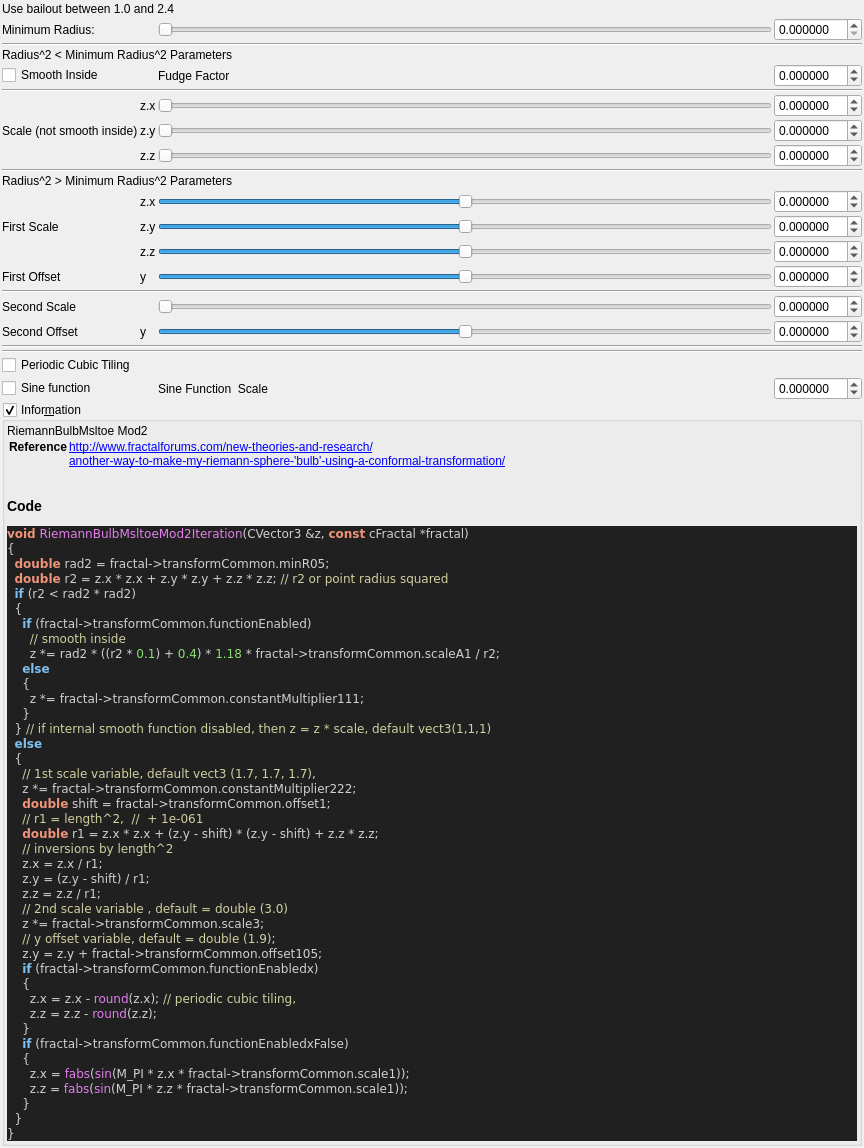
<?xml version="1.0" encoding="UTF-8"?>
<ui version="4.0">
 <class>riemann_bulb_msltoe_mod2</class>
 <widget class="QWidget" name="Form">
  <property name="geometry">
   <rect>
    <x>0</x>
    <y>0</y>
    <width>864</width>
    <height>1120</height>
   </rect>
  </property>
  <property name="windowTitle">
   <string notr="true">riemann_bulb_msltoe_mod2</string>
  </property>
  <layout class="QVBoxLayout" name="verticalLayout">
   <property name="spacing">
    <number>2</number>
   </property>
   <property name="leftMargin">
    <number>2</number>
   </property>
   <property name="topMargin">
    <number>2</number>
   </property>
   <property name="rightMargin">
    <number>2</number>
   </property>
   <property name="bottomMargin">
    <number>2</number>
   </property>
   <item>
    <widget class="QLabel" name="label_129">
     <property name="text">
      <string>Use bailout between 1.0 and 2.4</string>
     </property>
    </widget>
   </item>
   <item>
    <layout class="QGridLayout" name="gridLayout_63">
     <property name="spacing">
      <number>2</number>
     </property>
     <item row="17" column="1" colspan="4">
      <widget class="Line" name="line_57">
       <property name="orientation">
        <enum>Qt::Horizontal</enum>
       </property>
      </widget>
     </item>
     <item row="10" column="3">
      <widget class="QSlider" name="slider3_transf_constant_multiplier_222_x">
       <property name="sizePolicy">
        <sizepolicy hsizetype="Expanding" vsizetype="Maximum">
         <horstretch>0</horstretch>
         <verstretch>0</verstretch>
        </sizepolicy>
       </property>
       <property name="minimum">
        <number>-10000000</number>
       </property>
       <property name="maximum">
        <number>10000000</number>
       </property>
       <property name="value">
        <number>0</number>
       </property>
       <property name="sliderPosition">
        <number>0</number>
       </property>
       <property name="orientation">
        <enum>Qt::Horizontal</enum>
       </property>
      </widget>
     </item>
     <item row="6" column="2">
      <widget class="QLabel" name="label_124">
       <property name="text">
        <string notr="true">z.y</string>
       </property>
      </widget>
     </item>
     <item row="5" column="3">
      <widget class="QSlider" name="slider3_transf_constant_multiplier_111_x">
       <property name="sizePolicy">
        <sizepolicy hsizetype="Expanding" vsizetype="Maximum">
         <horstretch>0</horstretch>
         <verstretch>0</verstretch>
        </sizepolicy>
       </property>
       <property name="minimum">
        <number>0</number>
       </property>
       <property name="maximum">
        <number>10000000</number>
       </property>
       <property name="value">
        <number>0</number>
       </property>
       <property name="sliderPosition">
        <number>0</number>
       </property>
       <property name="orientation">
        <enum>Qt::Horizontal</enum>
       </property>
      </widget>
     </item>
     <item row="0" column="4">
      <widget class="MyDoubleSpinBox" name="spinbox_transf_minimum_radius_05">
       <property name="sizePolicy">
        <sizepolicy hsizetype="Minimum" vsizetype="Maximum">
         <horstretch>0</horstretch>
         <verstretch>0</verstretch>
        </sizepolicy>
       </property>
       <property name="prefix">
        <string/>
       </property>
       <property name="suffix">
        <string/>
       </property>
       <property name="decimals">
        <number>6</number>
       </property>
       <property name="minimum">
        <double>0.000000000000000</double>
       </property>
       <property name="maximum">
        <double>10.000000000000000</double>
       </property>
       <property name="singleStep">
        <double>0.100000000000000</double>
       </property>
      </widget>
     </item>
     <item row="20" column="3">
      <widget class="QLabel" name="label_115">
       <property name="text">
        <string>Sine Function  Scale</string>
       </property>
      </widget>
     </item>
     <item row="19" column="1">
      <widget class="QCheckBox" name="checkBox_transf_function_enabledx">
       <property name="text">
        <string>Periodic Cubic Tiling</string>
       </property>
      </widget>
     </item>
     <item row="11" column="4">
      <widget class="MyDoubleSpinBox" name="spinbox3_transf_constant_multiplier_222_y">
       <property name="sizePolicy">
        <sizepolicy hsizetype="Minimum" vsizetype="Maximum">
         <horstretch>0</horstretch>
         <verstretch>0</verstretch>
        </sizepolicy>
       </property>
       <property name="prefix">
        <string/>
       </property>
       <property name="suffix">
        <string/>
       </property>
       <property name="decimals">
        <number>6</number>
       </property>
       <property name="minimum">
        <double>-99.989999999999995</double>
       </property>
       <property name="maximum">
        <double>99.989999999999995</double>
       </property>
       <property name="singleStep">
        <double>0.100000000000000</double>
       </property>
      </widget>
     </item>
     <item row="12" column="2">
      <widget class="QLabel" name="label_111">
       <property name="text">
        <string notr="true">z.z</string>
       </property>
      </widget>
     </item>
     <item row="10" column="4">
      <widget class="MyDoubleSpinBox" name="spinbox3_transf_constant_multiplier_222_x">
       <property name="sizePolicy">
        <sizepolicy hsizetype="Minimum" vsizetype="Maximum">
         <horstretch>0</horstretch>
         <verstretch>0</verstretch>
        </sizepolicy>
       </property>
       <property name="prefix">
        <string/>
       </property>
       <property name="suffix">
        <string/>
       </property>
       <property name="decimals">
        <number>6</number>
       </property>
       <property name="minimum">
        <double>-99.989999999999995</double>
       </property>
       <property name="maximum">
        <double>99.989999999999995</double>
       </property>
       <property name="singleStep">
        <double>0.100000000000000</double>
       </property>
      </widget>
     </item>
     <item row="20" column="4">
      <widget class="MyDoubleSpinBox" name="spinbox_transf_scale_1">
       <property name="sizePolicy">
        <sizepolicy hsizetype="Minimum" vsizetype="Maximum">
         <horstretch>0</horstretch>
         <verstretch>0</verstretch>
        </sizepolicy>
       </property>
       <property name="prefix">
        <string/>
       </property>
       <property name="suffix">
        <string/>
       </property>
       <property name="decimals">
        <number>6</number>
       </property>
       <property name="minimum">
        <double>-99.989999999999995</double>
       </property>
       <property name="maximum">
        <double>99.989999999999995</double>
       </property>
       <property name="singleStep">
        <double>0.100000000000000</double>
       </property>
      </widget>
     </item>
     <item row="7" column="2">
      <widget class="QLabel" name="label_125">
       <property name="text">
        <string notr="true">z.z</string>
       </property>
      </widget>
     </item>
     <item row="7" column="4">
      <widget class="MyDoubleSpinBox" name="spinbox3_transf_constant_multiplier_111_z">
       <property name="sizePolicy">
        <sizepolicy hsizetype="Minimum" vsizetype="Maximum">
         <horstretch>0</horstretch>
         <verstretch>0</verstretch>
        </sizepolicy>
       </property>
       <property name="prefix">
        <string/>
       </property>
       <property name="suffix">
        <string/>
       </property>
       <property name="decimals">
        <number>6</number>
       </property>
       <property name="minimum">
        <double>-99.989999999999995</double>
       </property>
       <property name="maximum">
        <double>99.989999999999995</double>
       </property>
       <property name="singleStep">
        <double>0.100000000000000</double>
       </property>
      </widget>
     </item>
     <item row="14" column="1" colspan="4">
      <widget class="Line" name="line_53">
       <property name="orientation">
        <enum>Qt::Horizontal</enum>
       </property>
      </widget>
     </item>
     <item row="20" column="1">
      <widget class="QCheckBox" name="checkBox_transf_function_enabledx_false">
       <property name="text">
        <string>Sine function</string>
       </property>
      </widget>
     </item>
     <item row="15" column="4">
      <widget class="MyDoubleSpinBox" name="spinbox_transf_scale_3">
       <property name="sizePolicy">
        <sizepolicy hsizetype="Minimum" vsizetype="Maximum">
         <horstretch>0</horstretch>
         <verstretch>0</verstretch>
        </sizepolicy>
       </property>
       <property name="prefix">
        <string/>
       </property>
       <property name="suffix">
        <string/>
       </property>
       <property name="decimals">
        <number>6</number>
       </property>
       <property name="minimum">
        <double>-99.989999999999995</double>
       </property>
       <property name="maximum">
        <double>99.989999999999995</double>
       </property>
       <property name="singleStep">
        <double>0.100000000000000</double>
       </property>
      </widget>
     </item>
     <item row="2" column="1" colspan="4">
      <widget class="QLabel" name="label_127">
       <property name="text">
        <string>Radius^2 &lt; Minimum Radius^2 Parameters</string>
       </property>
      </widget>
     </item>
     <item row="16" column="2">
      <widget class="QLabel" name="label_114">
       <property name="text">
        <string notr="true">y</string>
       </property>
      </widget>
     </item>
     <item row="6" column="1">
      <widget class="QLabel" name="label_126">
       <property name="text">
        <string>Scale (not smooth inside)</string>
       </property>
      </widget>
     </item>
     <item row="16" column="4">
      <widget class="MyDoubleSpinBox" name="spinbox_transf_offset_105">
       <property name="sizePolicy">
        <sizepolicy hsizetype="Minimum" vsizetype="Maximum">
         <horstretch>0</horstretch>
         <verstretch>0</verstretch>
        </sizepolicy>
       </property>
       <property name="prefix">
        <string/>
       </property>
       <property name="suffix">
        <string/>
       </property>
       <property name="decimals">
        <number>6</number>
       </property>
       <property name="minimum">
        <double>-99.989999999999995</double>
       </property>
       <property name="maximum">
        <double>99.989999999999995</double>
       </property>
       <property name="singleStep">
        <double>0.100000000000000</double>
       </property>
      </widget>
     </item>
     <item row="6" column="4">
      <widget class="MyDoubleSpinBox" name="spinbox3_transf_constant_multiplier_111_y">
       <property name="sizePolicy">
        <sizepolicy hsizetype="Minimum" vsizetype="Maximum">
         <horstretch>0</horstretch>
         <verstretch>0</verstretch>
        </sizepolicy>
       </property>
       <property name="prefix">
        <string/>
       </property>
       <property name="suffix">
        <string/>
       </property>
       <property name="decimals">
        <number>6</number>
       </property>
       <property name="minimum">
        <double>-99.989999999999995</double>
       </property>
       <property name="maximum">
        <double>99.989999999999995</double>
       </property>
       <property name="singleStep">
        <double>0.100000000000000</double>
       </property>
      </widget>
     </item>
     <item row="4" column="1" colspan="4">
      <widget class="Line" name="line_59">
       <property name="orientation">
        <enum>Qt::Horizontal</enum>
       </property>
      </widget>
     </item>
     <item row="16" column="1">
      <widget class="QLabel" name="label_257">
       <property name="text">
        <string>Second Offset</string>
       </property>
      </widget>
     </item>
     <item row="13" column="3">
      <widget class="QSlider" name="slider_transf_offset_1">
       <property name="sizePolicy">
        <sizepolicy hsizetype="Expanding" vsizetype="Maximum">
         <horstretch>0</horstretch>
         <verstretch>0</verstretch>
        </sizepolicy>
       </property>
       <property name="minimum">
        <number>-5000000</number>
       </property>
       <property name="maximum">
        <number>5000000</number>
       </property>
       <property name="singleStep">
        <number>1</number>
       </property>
       <property name="orientation">
        <enum>Qt::Horizontal</enum>
       </property>
      </widget>
     </item>
     <item row="12" column="3">
      <widget class="QSlider" name="slider3_transf_constant_multiplier_222_z">
       <property name="sizePolicy">
        <sizepolicy hsizetype="Expanding" vsizetype="Maximum">
         <horstretch>0</horstretch>
         <verstretch>0</verstretch>
        </sizepolicy>
       </property>
       <property name="minimum">
        <number>-10000000</number>
       </property>
       <property name="maximum">
        <number>10000000</number>
       </property>
       <property name="value">
        <number>0</number>
       </property>
       <property name="sliderPosition">
        <number>0</number>
       </property>
       <property name="orientation">
        <enum>Qt::Horizontal</enum>
       </property>
      </widget>
     </item>
     <item row="11" column="3">
      <widget class="QSlider" name="slider3_transf_constant_multiplier_222_y">
       <property name="sizePolicy">
        <sizepolicy hsizetype="Expanding" vsizetype="Maximum">
         <horstretch>0</horstretch>
         <verstretch>0</verstretch>
        </sizepolicy>
       </property>
       <property name="minimum">
        <number>-10000000</number>
       </property>
       <property name="maximum">
        <number>10000000</number>
       </property>
       <property name="value">
        <number>0</number>
       </property>
       <property name="sliderPosition">
        <number>0</number>
       </property>
       <property name="orientation">
        <enum>Qt::Horizontal</enum>
       </property>
      </widget>
     </item>
     <item row="11" column="2">
      <widget class="QLabel" name="label_110">
       <property name="text">
        <string notr="true">z.y</string>
       </property>
      </widget>
     </item>
     <item row="15" column="3">
      <widget class="QSlider" name="slider_transf_scale_3">
       <property name="sizePolicy">
        <sizepolicy hsizetype="Expanding" vsizetype="Maximum">
         <horstretch>0</horstretch>
         <verstretch>0</verstretch>
        </sizepolicy>
       </property>
       <property name="minimum">
        <number>0</number>
       </property>
       <property name="maximum">
        <number>10000000</number>
       </property>
       <property name="singleStep">
        <number>1</number>
       </property>
       <property name="orientation">
        <enum>Qt::Horizontal</enum>
       </property>
      </widget>
     </item>
     <item row="5" column="2">
      <widget class="QLabel" name="label_112">
       <property name="text">
        <string notr="true">z.x</string>
       </property>
      </widget>
     </item>
     <item row="18" column="1" colspan="4">
      <widget class="Line" name="line_56">
       <property name="orientation">
        <enum>Qt::Horizontal</enum>
       </property>
      </widget>
     </item>
     <item row="15" column="1">
      <widget class="QLabel" name="label_256">
       <property name="text">
        <string>Second Scale</string>
       </property>
      </widget>
     </item>
     <item row="12" column="4">
      <widget class="MyDoubleSpinBox" name="spinbox3_transf_constant_multiplier_222_z">
       <property name="sizePolicy">
        <sizepolicy hsizetype="Minimum" vsizetype="Maximum">
         <horstretch>0</horstretch>
         <verstretch>0</verstretch>
        </sizepolicy>
       </property>
       <property name="prefix">
        <string/>
       </property>
       <property name="suffix">
        <string/>
       </property>
       <property name="decimals">
        <number>6</number>
       </property>
       <property name="minimum">
        <double>-99.989999999999995</double>
       </property>
       <property name="maximum">
        <double>99.989999999999995</double>
       </property>
       <property name="singleStep">
        <double>0.100000000000000</double>
       </property>
      </widget>
     </item>
     <item row="10" column="2">
      <widget class="QLabel" name="label_109">
       <property name="text">
        <string notr="true">z.x</string>
       </property>
      </widget>
     </item>
     <item row="8" column="1" colspan="4">
      <widget class="Line" name="line_60">
       <property name="orientation">
        <enum>Qt::Horizontal</enum>
       </property>
      </widget>
     </item>
     <item row="13" column="2">
      <widget class="QLabel" name="label_113">
       <property name="text">
        <string notr="true">y</string>
       </property>
      </widget>
     </item>
     <item row="13" column="4">
      <widget class="MyDoubleSpinBox" name="spinbox_transf_offset_1">
       <property name="sizePolicy">
        <sizepolicy hsizetype="Minimum" vsizetype="Maximum">
         <horstretch>0</horstretch>
         <verstretch>0</verstretch>
        </sizepolicy>
       </property>
       <property name="prefix">
        <string/>
       </property>
       <property name="suffix">
        <string/>
       </property>
       <property name="decimals">
        <number>6</number>
       </property>
       <property name="minimum">
        <double>-99.989999999999995</double>
       </property>
       <property name="maximum">
        <double>99.989999999999995</double>
       </property>
       <property name="singleStep">
        <double>0.100000000000000</double>
       </property>
      </widget>
     </item>
     <item row="3" column="3">
      <widget class="QLabel" name="label_123">
       <property name="text">
        <string>Fudge Factor</string>
       </property>
      </widget>
     </item>
     <item row="5" column="4">
      <widget class="MyDoubleSpinBox" name="spinbox3_transf_constant_multiplier_111_x">
       <property name="sizePolicy">
        <sizepolicy hsizetype="Minimum" vsizetype="Maximum">
         <horstretch>0</horstretch>
         <verstretch>0</verstretch>
        </sizepolicy>
       </property>
       <property name="prefix">
        <string/>
       </property>
       <property name="suffix">
        <string/>
       </property>
       <property name="decimals">
        <number>6</number>
       </property>
       <property name="minimum">
        <double>-99.989999999999995</double>
       </property>
       <property name="maximum">
        <double>99.989999999999995</double>
       </property>
       <property name="singleStep">
        <double>0.100000000000000</double>
       </property>
      </widget>
     </item>
     <item row="13" column="1">
      <widget class="QLabel" name="label_259">
       <property name="text">
        <string>First Offset</string>
       </property>
      </widget>
     </item>
     <item row="16" column="3">
      <widget class="QSlider" name="slider_transf_offset_105">
       <property name="sizePolicy">
        <sizepolicy hsizetype="Expanding" vsizetype="Maximum">
         <horstretch>0</horstretch>
         <verstretch>0</verstretch>
        </sizepolicy>
       </property>
       <property name="minimum">
        <number>-5000000</number>
       </property>
       <property name="maximum">
        <number>5000000</number>
       </property>
       <property name="singleStep">
        <number>1</number>
       </property>
       <property name="orientation">
        <enum>Qt::Horizontal</enum>
       </property>
      </widget>
     </item>
     <item row="11" column="1">
      <widget class="QLabel" name="label_108">
       <property name="text">
        <string>First Scale</string>
       </property>
      </widget>
     </item>
     <item row="9" column="1" colspan="4">
      <widget class="QLabel" name="label_128">
       <property name="text">
        <string>Radius^2 &gt; Minimum Radius^2 Parameters</string>
       </property>
      </widget>
     </item>
     <item row="7" column="3">
      <widget class="QSlider" name="slider3_transf_constant_multiplier_111_z">
       <property name="sizePolicy">
        <sizepolicy hsizetype="Expanding" vsizetype="Maximum">
         <horstretch>0</horstretch>
         <verstretch>0</verstretch>
        </sizepolicy>
       </property>
       <property name="minimum">
        <number>0</number>
       </property>
       <property name="maximum">
        <number>10000000</number>
       </property>
       <property name="value">
        <number>0</number>
       </property>
       <property name="sliderPosition">
        <number>0</number>
       </property>
       <property name="orientation">
        <enum>Qt::Horizontal</enum>
       </property>
      </widget>
     </item>
     <item row="1" column="1" colspan="4">
      <widget class="Line" name="line_54">
       <property name="orientation">
        <enum>Qt::Horizontal</enum>
       </property>
      </widget>
     </item>
     <item row="0" column="1">
      <widget class="QLabel" name="label_253">
       <property name="text">
        <string>Minimum Radius:</string>
       </property>
      </widget>
     </item>
     <item row="3" column="4">
      <widget class="MyDoubleSpinBox" name="spinbox_transf_scaleA_1">
       <property name="sizePolicy">
        <sizepolicy hsizetype="Minimum" vsizetype="Maximum">
         <horstretch>0</horstretch>
         <verstretch>0</verstretch>
        </sizepolicy>
       </property>
       <property name="prefix">
        <string/>
       </property>
       <property name="suffix">
        <string/>
       </property>
       <property name="decimals">
        <number>6</number>
       </property>
       <property name="minimum">
        <double>-99.989999999999995</double>
       </property>
       <property name="maximum">
        <double>99.989999999999995</double>
       </property>
       <property name="singleStep">
        <double>0.100000000000000</double>
       </property>
      </widget>
     </item>
     <item row="0" column="3">
      <widget class="QSlider" name="slider_transf_minimum_radius_05">
       <property name="sizePolicy">
        <sizepolicy hsizetype="Preferred" vsizetype="Preferred">
         <horstretch>0</horstretch>
         <verstretch>0</verstretch>
        </sizepolicy>
       </property>
       <property name="minimum">
        <number>0</number>
       </property>
       <property name="maximum">
        <number>500000</number>
       </property>
       <property name="singleStep">
        <number>1</number>
       </property>
       <property name="orientation">
        <enum>Qt::Horizontal</enum>
       </property>
      </widget>
     </item>
     <item row="6" column="3">
      <widget class="QSlider" name="slider3_transf_constant_multiplier_111_y">
       <property name="sizePolicy">
        <sizepolicy hsizetype="Expanding" vsizetype="Maximum">
         <horstretch>0</horstretch>
         <verstretch>0</verstretch>
        </sizepolicy>
       </property>
       <property name="minimum">
        <number>0</number>
       </property>
       <property name="maximum">
        <number>10000000</number>
       </property>
       <property name="value">
        <number>0</number>
       </property>
       <property name="sliderPosition">
        <number>0</number>
       </property>
       <property name="orientation">
        <enum>Qt::Horizontal</enum>
       </property>
      </widget>
     </item>
     <item row="3" column="1">
      <widget class="QCheckBox" name="checkBox_transf_function_enabled">
       <property name="text">
        <string>Smooth Inside</string>
       </property>
      </widget>
     </item>
    </layout>
   </item>
   <item>
    <widget class="MyGroupBox" name="groupCheck_info">
     <property name="title">
      <string>Infor&amp;mation</string>
     </property>
     <property name="flat">
      <bool>false</bool>
     </property>
     <property name="checkable">
      <bool>true</bool>
     </property>
     <layout class="QVBoxLayout" name="verticalLayout_2">
      <property name="spacing">
       <number>2</number>
      </property>
      <property name="leftMargin">
       <number>2</number>
      </property>
      <property name="topMargin">
       <number>2</number>
      </property>
      <property name="rightMargin">
       <number>2</number>
      </property>
      <property name="bottomMargin">
       <number>2</number>
      </property>
      <item>
       <widget class="QLabel" name="label_code_content">
        <property name="text">
         <string notr="true">&lt;p&gt;RiemannBulbMsltoe Mod2&lt;/p&gt;&lt;table&gt;
&lt;tr&gt;&lt;th&gt;Reference&lt;/th&gt;&lt;td&gt;&lt;a href=&quot;http://www.fractalforums.com/new-theories-and-research/&quot;&gt;http://www.fractalforums.com/new-theories-and-research/&lt;br&gt;
&lt;a href=&quot;another-way-to-make-my-riemann-sphere-'bulb'-using-a-conformal-transformation/&quot;&gt;another-way-to-make-my-riemann-sphere-'bulb'-using-a-conformal-transformation/&lt;br&gt;
&lt;/td&gt;&lt;/tr&gt;
&lt;/table&gt;
&lt;h3&gt;Code&lt;/h3&gt;
&lt;body style=&quot;background-color:#202020&quot;&gt;
&lt;pre style=&quot;color:#d0d0d0; background-color:#202020;  font-family:'Courier New',monospace;&quot;&gt;&lt;span style=&quot;color:#f09479; font-weight:bold&quot;&gt;void&lt;/span&gt; &lt;span style=&quot;color:#e47eed&quot;&gt;RiemannBulbMsltoeMod2Iteration&lt;/span&gt;&lt;span style=&quot;color:#d0d0d0&quot;&gt;(&lt;/span&gt;CVector3 &lt;span style=&quot;color:#d0d0d0&quot;&gt;&amp;amp;&lt;/span&gt;z&lt;span style=&quot;color:#d0d0d0&quot;&gt;,&lt;/span&gt; &lt;span style=&quot;color:#f09479; font-weight:bold&quot;&gt;const&lt;/span&gt; cFractal &lt;span style=&quot;color:#d0d0d0&quot;&gt;*&lt;/span&gt;fractal&lt;span style=&quot;color:#d0d0d0&quot;&gt;)&lt;/span&gt;
&lt;span style=&quot;color:#d0d0d0&quot;&gt;{&lt;/span&gt;
  &lt;span style=&quot;color:#f09479; font-weight:bold&quot;&gt;double&lt;/span&gt; rad2 &lt;span style=&quot;color:#d0d0d0&quot;&gt;=&lt;/span&gt; fractal&lt;span style=&quot;color:#d0d0d0&quot;&gt;-&amp;gt;&lt;/span&gt;transformCommon&lt;span style=&quot;color:#d0d0d0&quot;&gt;.&lt;/span&gt;minR05&lt;span style=&quot;color:#d0d0d0&quot;&gt;;&lt;/span&gt;
  &lt;span style=&quot;color:#f09479; font-weight:bold&quot;&gt;double&lt;/span&gt; r2 &lt;span style=&quot;color:#d0d0d0&quot;&gt;=&lt;/span&gt; z&lt;span style=&quot;color:#d0d0d0&quot;&gt;.&lt;/span&gt;x &lt;span style=&quot;color:#d0d0d0&quot;&gt;*&lt;/span&gt; z&lt;span style=&quot;color:#d0d0d0&quot;&gt;.&lt;/span&gt;x &lt;span style=&quot;color:#d0d0d0&quot;&gt;+&lt;/span&gt; z&lt;span style=&quot;color:#d0d0d0&quot;&gt;.&lt;/span&gt;y &lt;span style=&quot;color:#d0d0d0&quot;&gt;*&lt;/span&gt; z&lt;span style=&quot;color:#d0d0d0&quot;&gt;.&lt;/span&gt;y &lt;span style=&quot;color:#d0d0d0&quot;&gt;+&lt;/span&gt; z&lt;span style=&quot;color:#d0d0d0&quot;&gt;.&lt;/span&gt;z &lt;span style=&quot;color:#d0d0d0&quot;&gt;*&lt;/span&gt; z&lt;span style=&quot;color:#d0d0d0&quot;&gt;.&lt;/span&gt;z&lt;span style=&quot;color:#d0d0d0&quot;&gt;;&lt;/span&gt; &lt;span style=&quot;color:#d0d0a0&quot;&gt;// r2 or point radius squared&lt;/span&gt;
  &lt;span style=&quot;color:#7ec0ee; font-weight:bold&quot;&gt;if&lt;/span&gt; &lt;span style=&quot;color:#d0d0d0&quot;&gt;(&lt;/span&gt;r2 &lt;span style=&quot;color:#d0d0d0&quot;&gt;&amp;lt;&lt;/span&gt; rad2 &lt;span style=&quot;color:#d0d0d0&quot;&gt;*&lt;/span&gt; rad2&lt;span style=&quot;color:#d0d0d0&quot;&gt;)&lt;/span&gt;
  &lt;span style=&quot;color:#d0d0d0&quot;&gt;{&lt;/span&gt;
    &lt;span style=&quot;color:#7ec0ee; font-weight:bold&quot;&gt;if&lt;/span&gt; &lt;span style=&quot;color:#d0d0d0&quot;&gt;(&lt;/span&gt;fractal&lt;span style=&quot;color:#d0d0d0&quot;&gt;-&amp;gt;&lt;/span&gt;transformCommon&lt;span style=&quot;color:#d0d0d0&quot;&gt;.&lt;/span&gt;functionEnabled&lt;span style=&quot;color:#d0d0d0&quot;&gt;)&lt;/span&gt;
      &lt;span style=&quot;color:#d0d0a0&quot;&gt;// smooth inside&lt;/span&gt;
      z &lt;span style=&quot;color:#d0d0d0&quot;&gt;*=&lt;/span&gt; rad2 &lt;span style=&quot;color:#d0d0d0&quot;&gt;* ((&lt;/span&gt;r2 &lt;span style=&quot;color:#d0d0d0&quot;&gt;*&lt;/span&gt; &lt;span style=&quot;color:#87df71&quot;&gt;0.1&lt;/span&gt;&lt;span style=&quot;color:#d0d0d0&quot;&gt;) +&lt;/span&gt; &lt;span style=&quot;color:#87df71&quot;&gt;0.4&lt;/span&gt;&lt;span style=&quot;color:#d0d0d0&quot;&gt;) *&lt;/span&gt; &lt;span style=&quot;color:#87df71&quot;&gt;1.18&lt;/span&gt; &lt;span style=&quot;color:#d0d0d0&quot;&gt;*&lt;/span&gt; fractal&lt;span style=&quot;color:#d0d0d0&quot;&gt;-&amp;gt;&lt;/span&gt;transformCommon&lt;span style=&quot;color:#d0d0d0&quot;&gt;.&lt;/span&gt;scaleA1 &lt;span style=&quot;color:#d0d0d0&quot;&gt;/&lt;/span&gt; r2&lt;span style=&quot;color:#d0d0d0&quot;&gt;;&lt;/span&gt;
    &lt;span style=&quot;color:#7ec0ee; font-weight:bold&quot;&gt;else&lt;/span&gt;
    &lt;span style=&quot;color:#d0d0d0&quot;&gt;{&lt;/span&gt;
      z &lt;span style=&quot;color:#d0d0d0&quot;&gt;*=&lt;/span&gt; fractal&lt;span style=&quot;color:#d0d0d0&quot;&gt;-&amp;gt;&lt;/span&gt;transformCommon&lt;span style=&quot;color:#d0d0d0&quot;&gt;.&lt;/span&gt;constantMultiplier111&lt;span style=&quot;color:#d0d0d0&quot;&gt;;&lt;/span&gt;
    &lt;span style=&quot;color:#d0d0d0&quot;&gt;}&lt;/span&gt;
  &lt;span style=&quot;color:#d0d0d0&quot;&gt;}&lt;/span&gt; &lt;span style=&quot;color:#d0d0a0&quot;&gt;// if internal smooth function disabled, then z = z * scale, default vect3(1,1,1)&lt;/span&gt;
  &lt;span style=&quot;color:#7ec0ee; font-weight:bold&quot;&gt;else&lt;/span&gt;
  &lt;span style=&quot;color:#d0d0d0&quot;&gt;{&lt;/span&gt;
    &lt;span style=&quot;color:#d0d0a0&quot;&gt;// 1st scale variable, default vect3 (1.7, 1.7, 1.7),&lt;/span&gt;
    z &lt;span style=&quot;color:#d0d0d0&quot;&gt;*=&lt;/span&gt; fractal&lt;span style=&quot;color:#d0d0d0&quot;&gt;-&amp;gt;&lt;/span&gt;transformCommon&lt;span style=&quot;color:#d0d0d0&quot;&gt;.&lt;/span&gt;constantMultiplier222&lt;span style=&quot;color:#d0d0d0&quot;&gt;;&lt;/span&gt;
    &lt;span style=&quot;color:#f09479; font-weight:bold&quot;&gt;double&lt;/span&gt; shift &lt;span style=&quot;color:#d0d0d0&quot;&gt;=&lt;/span&gt; fractal&lt;span style=&quot;color:#d0d0d0&quot;&gt;-&amp;gt;&lt;/span&gt;transformCommon&lt;span style=&quot;color:#d0d0d0&quot;&gt;.&lt;/span&gt;offset1&lt;span style=&quot;color:#d0d0d0&quot;&gt;;&lt;/span&gt;
    &lt;span style=&quot;color:#d0d0a0&quot;&gt;// r1 = length^2,  //  + 1e-061&lt;/span&gt;
    &lt;span style=&quot;color:#f09479; font-weight:bold&quot;&gt;double&lt;/span&gt; r1 &lt;span style=&quot;color:#d0d0d0&quot;&gt;=&lt;/span&gt; z&lt;span style=&quot;color:#d0d0d0&quot;&gt;.&lt;/span&gt;x &lt;span style=&quot;color:#d0d0d0&quot;&gt;*&lt;/span&gt; z&lt;span style=&quot;color:#d0d0d0&quot;&gt;.&lt;/span&gt;x &lt;span style=&quot;color:#d0d0d0&quot;&gt;+ (&lt;/span&gt;z&lt;span style=&quot;color:#d0d0d0&quot;&gt;.&lt;/span&gt;y &lt;span style=&quot;color:#d0d0d0&quot;&gt;-&lt;/span&gt; shift&lt;span style=&quot;color:#d0d0d0&quot;&gt;) * (&lt;/span&gt;z&lt;span style=&quot;color:#d0d0d0&quot;&gt;.&lt;/span&gt;y &lt;span style=&quot;color:#d0d0d0&quot;&gt;-&lt;/span&gt; shift&lt;span style=&quot;color:#d0d0d0&quot;&gt;) +&lt;/span&gt; z&lt;span style=&quot;color:#d0d0d0&quot;&gt;.&lt;/span&gt;z &lt;span style=&quot;color:#d0d0d0&quot;&gt;*&lt;/span&gt; z&lt;span style=&quot;color:#d0d0d0&quot;&gt;.&lt;/span&gt;z&lt;span style=&quot;color:#d0d0d0&quot;&gt;;&lt;/span&gt;
    &lt;span style=&quot;color:#d0d0a0&quot;&gt;// inversions by length^2&lt;/span&gt;
    z&lt;span style=&quot;color:#d0d0d0&quot;&gt;.&lt;/span&gt;x &lt;span style=&quot;color:#d0d0d0&quot;&gt;=&lt;/span&gt; z&lt;span style=&quot;color:#d0d0d0&quot;&gt;.&lt;/span&gt;x &lt;span style=&quot;color:#d0d0d0&quot;&gt;/&lt;/span&gt; r1&lt;span style=&quot;color:#d0d0d0&quot;&gt;;&lt;/span&gt;
    z&lt;span style=&quot;color:#d0d0d0&quot;&gt;.&lt;/span&gt;y &lt;span style=&quot;color:#d0d0d0&quot;&gt;= (&lt;/span&gt;z&lt;span style=&quot;color:#d0d0d0&quot;&gt;.&lt;/span&gt;y &lt;span style=&quot;color:#d0d0d0&quot;&gt;-&lt;/span&gt; shift&lt;span style=&quot;color:#d0d0d0&quot;&gt;) /&lt;/span&gt; r1&lt;span style=&quot;color:#d0d0d0&quot;&gt;;&lt;/span&gt;
    z&lt;span style=&quot;color:#d0d0d0&quot;&gt;.&lt;/span&gt;z &lt;span style=&quot;color:#d0d0d0&quot;&gt;=&lt;/span&gt; z&lt;span style=&quot;color:#d0d0d0&quot;&gt;.&lt;/span&gt;z &lt;span style=&quot;color:#d0d0d0&quot;&gt;/&lt;/span&gt; r1&lt;span style=&quot;color:#d0d0d0&quot;&gt;;&lt;/span&gt;
    &lt;span style=&quot;color:#d0d0a0&quot;&gt;// 2nd scale variable , default = double (3.0)&lt;/span&gt;
    z &lt;span style=&quot;color:#d0d0d0&quot;&gt;*=&lt;/span&gt; fractal&lt;span style=&quot;color:#d0d0d0&quot;&gt;-&amp;gt;&lt;/span&gt;transformCommon&lt;span style=&quot;color:#d0d0d0&quot;&gt;.&lt;/span&gt;scale3&lt;span style=&quot;color:#d0d0d0&quot;&gt;;&lt;/span&gt;
    &lt;span style=&quot;color:#d0d0a0&quot;&gt;// y offset variable, default = double (1.9);&lt;/span&gt;
    z&lt;span style=&quot;color:#d0d0d0&quot;&gt;.&lt;/span&gt;y &lt;span style=&quot;color:#d0d0d0&quot;&gt;=&lt;/span&gt; z&lt;span style=&quot;color:#d0d0d0&quot;&gt;.&lt;/span&gt;y &lt;span style=&quot;color:#d0d0d0&quot;&gt;+&lt;/span&gt; fractal&lt;span style=&quot;color:#d0d0d0&quot;&gt;-&amp;gt;&lt;/span&gt;transformCommon&lt;span style=&quot;color:#d0d0d0&quot;&gt;.&lt;/span&gt;offset105&lt;span style=&quot;color:#d0d0d0&quot;&gt;;&lt;/span&gt;
    &lt;span style=&quot;color:#7ec0ee; font-weight:bold&quot;&gt;if&lt;/span&gt; &lt;span style=&quot;color:#d0d0d0&quot;&gt;(&lt;/span&gt;fractal&lt;span style=&quot;color:#d0d0d0&quot;&gt;-&amp;gt;&lt;/span&gt;transformCommon&lt;span style=&quot;color:#d0d0d0&quot;&gt;.&lt;/span&gt;functionEnabledx&lt;span style=&quot;color:#d0d0d0&quot;&gt;)&lt;/span&gt;
    &lt;span style=&quot;color:#d0d0d0&quot;&gt;{&lt;/span&gt;
      z&lt;span style=&quot;color:#d0d0d0&quot;&gt;.&lt;/span&gt;x &lt;span style=&quot;color:#d0d0d0&quot;&gt;=&lt;/span&gt; z&lt;span style=&quot;color:#d0d0d0&quot;&gt;.&lt;/span&gt;x &lt;span style=&quot;color:#d0d0d0&quot;&gt;-&lt;/span&gt; &lt;span style=&quot;color:#e47eed&quot;&gt;round&lt;/span&gt;&lt;span style=&quot;color:#d0d0d0&quot;&gt;(&lt;/span&gt;z&lt;span style=&quot;color:#d0d0d0&quot;&gt;.&lt;/span&gt;x&lt;span style=&quot;color:#d0d0d0&quot;&gt;);&lt;/span&gt; &lt;span style=&quot;color:#d0d0a0&quot;&gt;// periodic cubic tiling,&lt;/span&gt;
      z&lt;span style=&quot;color:#d0d0d0&quot;&gt;.&lt;/span&gt;z &lt;span style=&quot;color:#d0d0d0&quot;&gt;=&lt;/span&gt; z&lt;span style=&quot;color:#d0d0d0&quot;&gt;.&lt;/span&gt;z &lt;span style=&quot;color:#d0d0d0&quot;&gt;-&lt;/span&gt; &lt;span style=&quot;color:#e47eed&quot;&gt;round&lt;/span&gt;&lt;span style=&quot;color:#d0d0d0&quot;&gt;(&lt;/span&gt;z&lt;span style=&quot;color:#d0d0d0&quot;&gt;.&lt;/span&gt;z&lt;span style=&quot;color:#d0d0d0&quot;&gt;);&lt;/span&gt;
    &lt;span style=&quot;color:#d0d0d0&quot;&gt;}&lt;/span&gt;
    &lt;span style=&quot;color:#7ec0ee; font-weight:bold&quot;&gt;if&lt;/span&gt; &lt;span style=&quot;color:#d0d0d0&quot;&gt;(&lt;/span&gt;fractal&lt;span style=&quot;color:#d0d0d0&quot;&gt;-&amp;gt;&lt;/span&gt;transformCommon&lt;span style=&quot;color:#d0d0d0&quot;&gt;.&lt;/span&gt;functionEnabledxFalse&lt;span style=&quot;color:#d0d0d0&quot;&gt;)&lt;/span&gt;
    &lt;span style=&quot;color:#d0d0d0&quot;&gt;{&lt;/span&gt;
      z&lt;span style=&quot;color:#d0d0d0&quot;&gt;.&lt;/span&gt;x &lt;span style=&quot;color:#d0d0d0&quot;&gt;=&lt;/span&gt; &lt;span style=&quot;color:#e47eed&quot;&gt;fabs&lt;/span&gt;&lt;span style=&quot;color:#d0d0d0&quot;&gt;(&lt;/span&gt;&lt;span style=&quot;color:#e47eed&quot;&gt;sin&lt;/span&gt;&lt;span style=&quot;color:#d0d0d0&quot;&gt;(&lt;/span&gt;M_PI &lt;span style=&quot;color:#d0d0d0&quot;&gt;*&lt;/span&gt; z&lt;span style=&quot;color:#d0d0d0&quot;&gt;.&lt;/span&gt;x &lt;span style=&quot;color:#d0d0d0&quot;&gt;*&lt;/span&gt; fractal&lt;span style=&quot;color:#d0d0d0&quot;&gt;-&amp;gt;&lt;/span&gt;transformCommon&lt;span style=&quot;color:#d0d0d0&quot;&gt;.&lt;/span&gt;scale1&lt;span style=&quot;color:#d0d0d0&quot;&gt;));&lt;/span&gt;
      z&lt;span style=&quot;color:#d0d0d0&quot;&gt;.&lt;/span&gt;z &lt;span style=&quot;color:#d0d0d0&quot;&gt;=&lt;/span&gt; &lt;span style=&quot;color:#e47eed&quot;&gt;fabs&lt;/span&gt;&lt;span style=&quot;color:#d0d0d0&quot;&gt;(&lt;/span&gt;&lt;span style=&quot;color:#e47eed&quot;&gt;sin&lt;/span&gt;&lt;span style=&quot;color:#d0d0d0&quot;&gt;(&lt;/span&gt;M_PI &lt;span style=&quot;color:#d0d0d0&quot;&gt;*&lt;/span&gt; z&lt;span style=&quot;color:#d0d0d0&quot;&gt;.&lt;/span&gt;z &lt;span style=&quot;color:#d0d0d0&quot;&gt;*&lt;/span&gt; fractal&lt;span style=&quot;color:#d0d0d0&quot;&gt;-&amp;gt;&lt;/span&gt;transformCommon&lt;span style=&quot;color:#d0d0d0&quot;&gt;.&lt;/span&gt;scale1&lt;span style=&quot;color:#d0d0d0&quot;&gt;));&lt;/span&gt;
    &lt;span style=&quot;color:#d0d0d0&quot;&gt;}&lt;/span&gt;
  &lt;span style=&quot;color:#d0d0d0&quot;&gt;}&lt;/span&gt;
&lt;span style=&quot;color:#d0d0d0&quot;&gt;}&lt;/span&gt;
&lt;/pre&gt;
&lt;/body&gt;</string>
        </property>
        <property name="wordWrap">
         <bool>true</bool>
        </property>
        <property name="openExternalLinks">
         <bool>true</bool>
        </property>
        <property name="textInteractionFlags">
         <set>Qt::LinksAccessibleByMouse|Qt::TextSelectableByMouse</set>
        </property>
       </widget>
      </item>
     </layout>
    </widget>
   </item>
   <item>
    <spacer name="verticalSpacer">
     <property name="orientation">
      <enum>Qt::Vertical</enum>
     </property>
     <property name="sizeHint" stdset="0">
      <size>
       <width>20</width>
       <height>40</height>
      </size>
     </property>
    </spacer>
   </item>
  </layout>
 </widget>
 <customwidgets>
  <customwidget>
   <class>MyDoubleSpinBox</class>
   <extends>QDoubleSpinBox</extends>
   <header>my_double_spin_box.h</header>
  </customwidget>
  <customwidget>
   <class>MyGroupBox</class>
   <extends>QGroupBox</extends>
   <header>my_group_box.h</header>
   <container>1</container>
  </customwidget>
 </customwidgets>
 <resources/>
 <connections/>
</ui>
